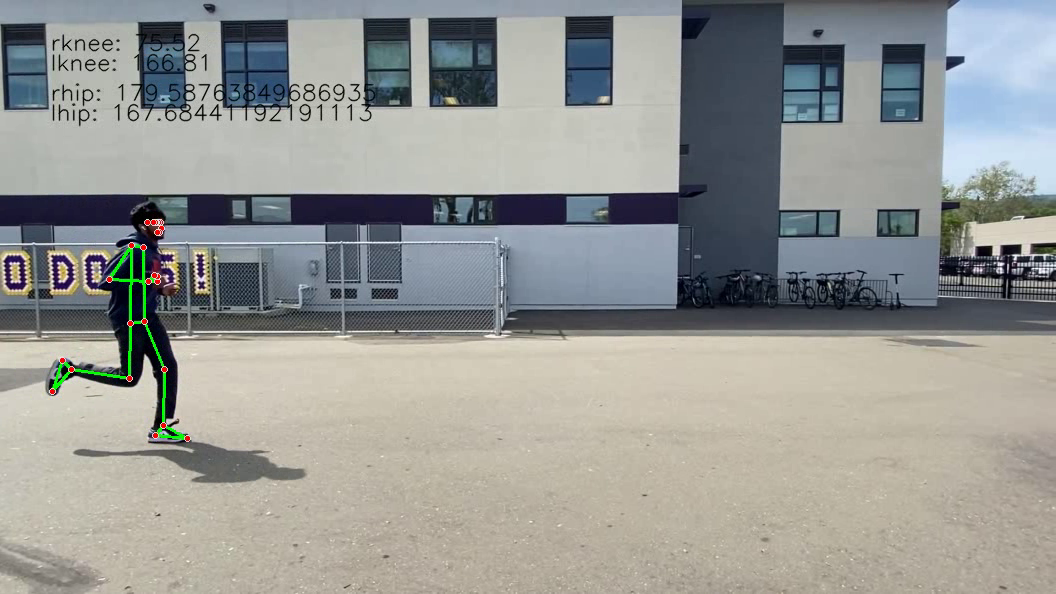
#> input picture frame 5 of data/results/output.mp4, 1056 x 594 px
$ python play.py
#> lines starting #> are read from the running program, lines starting #| are printed output that depends on the picture; pictures that were not available may be replaced by others from this repository, and a replacement may not be noted
import cv2

names = ['./data/results/output.mp4', './data/results/output-pro.mp4']


cap = [cv2.VideoCapture(i) for i in names]

frames = [None] * len(names);
gray = [None] * len(names);
ret = [None] * len(names);

while True:

    for i,c in enumerate(cap):
        if c is not None:
            ret[i], frames[i] = c.read();
#> this loop made 2 passes
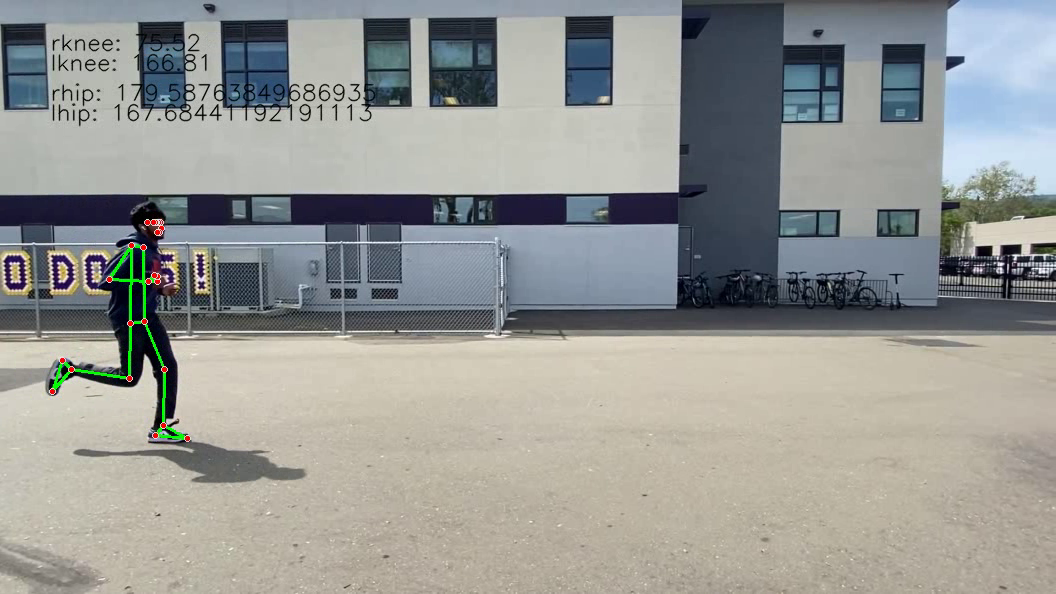
#> input picture frame 5 of data/results/output.mp4, 1056 x 594 px
#> after the loop, frames = 2 items; ret = [True, True]


    for i,f in enumerate(frames):
        if ret[i] is True:
            gray[i] = cv2.cvtColor(f, cv2.COLOR_BGR2GRAY)
            cv2.imshow("yay", gray[i]);
#> this loop made 2 passes
#> pass 1, `cv2.imshow("yay", gray[i]);`:
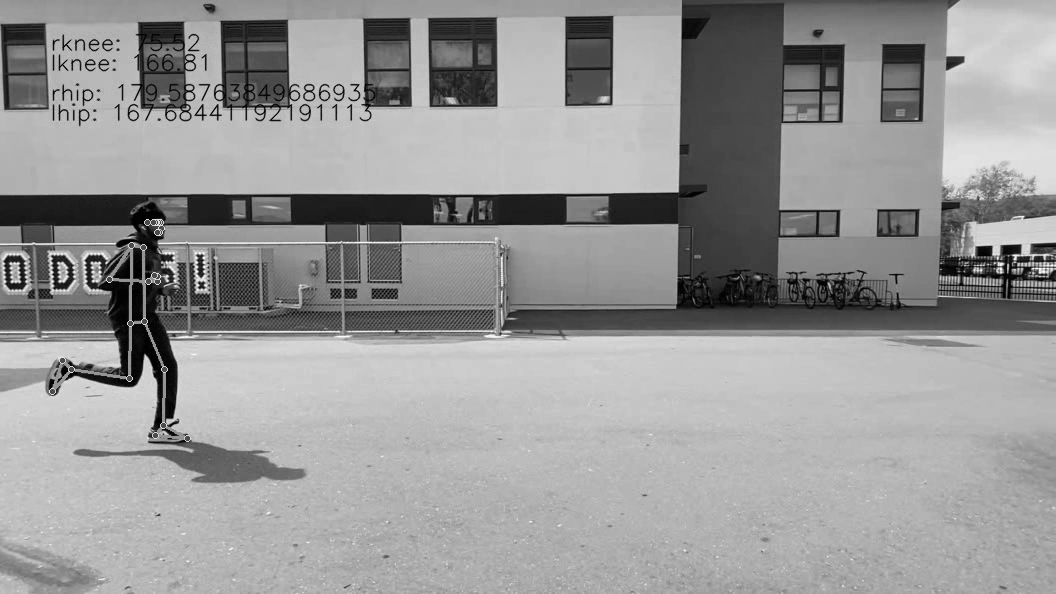
#> window 'yay': shape (594, 1056); min 0, max 255, mean 150.4
#> after the loop, gray = 2 items

    if cv2.waitKey(1) & 0xFF == ord('q'):
#> (key q is pressed here)
       break


for c in cap:
    if c is not None:
        c.release();

cv2.destroyAllWindows()

$ run again, starting later in the video
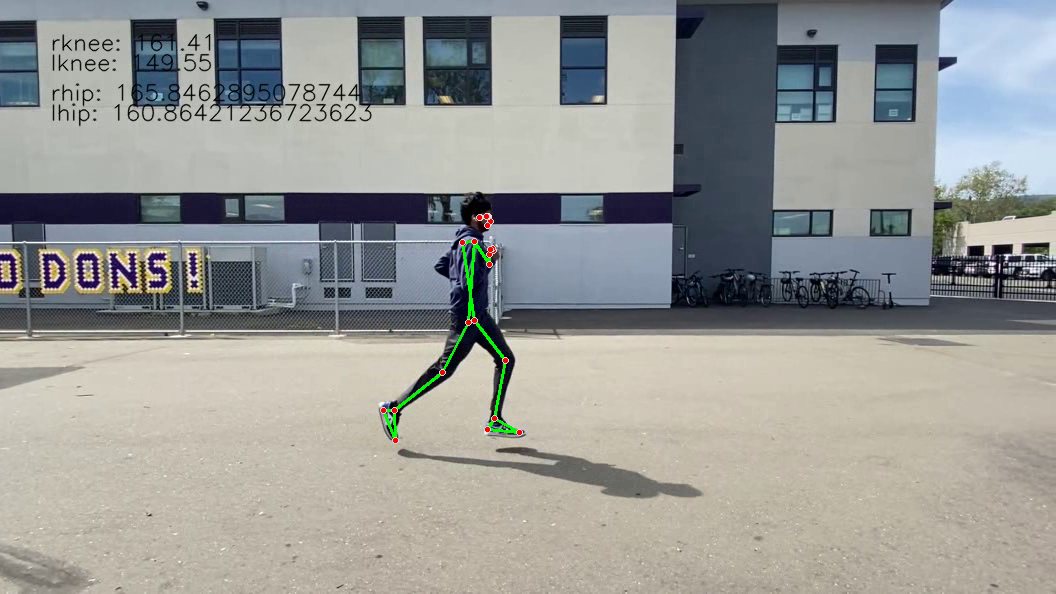
#> input picture frame 22 of data/results/output.mp4, 1056 x 594 px
#> the loop `for i,c in enumerate(cap):` made 2 passes
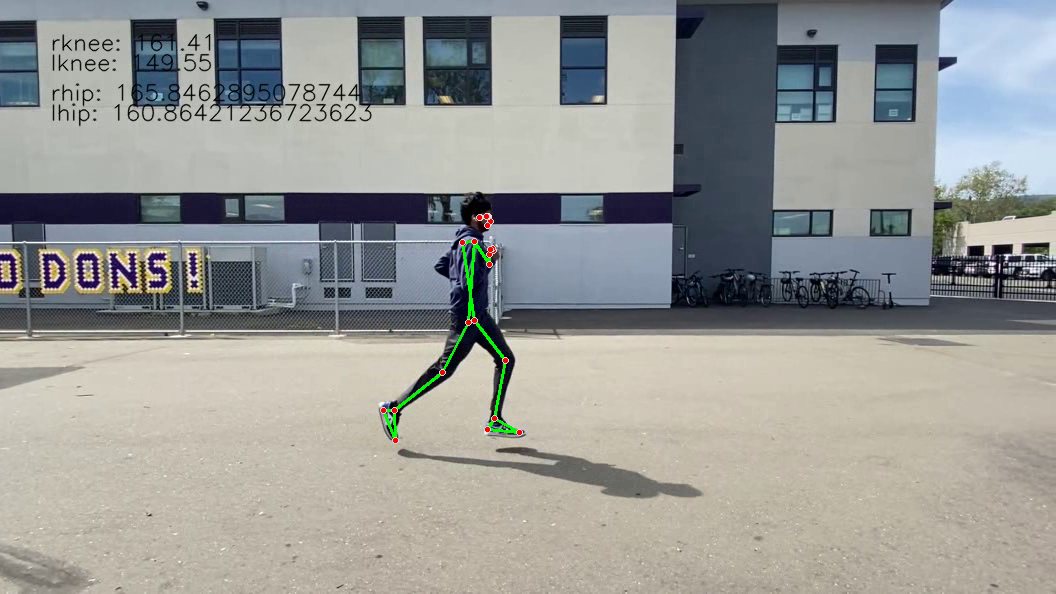
#> input picture frame 22 of data/results/output.mp4, 1056 x 594 px
#> after the loop `for i,c in enumerate(cap):`: frames = 2 items; ret = [True, True]
#> the loop `for i,f in enumerate(frames):` made 2 passes
#> pass 1, `cv2.imshow("yay", gray[i]);`:
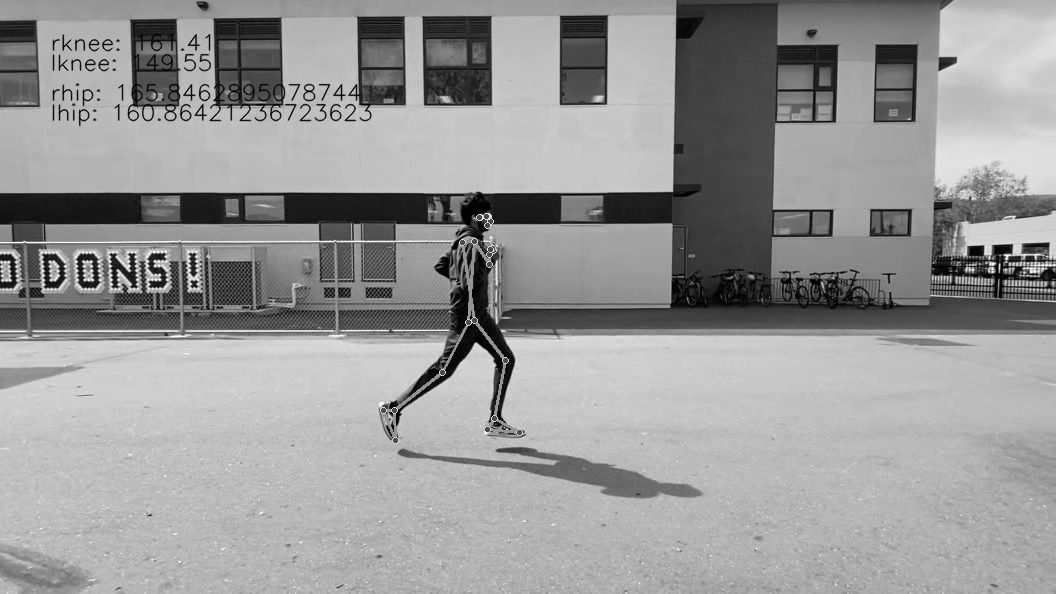
#> window 'yay': shape (594, 1056); min 0, max 254, mean 151.6
#> after the loop `for i,f in enumerate(frames):`: gray = 2 items

$ run again, starting later in the video
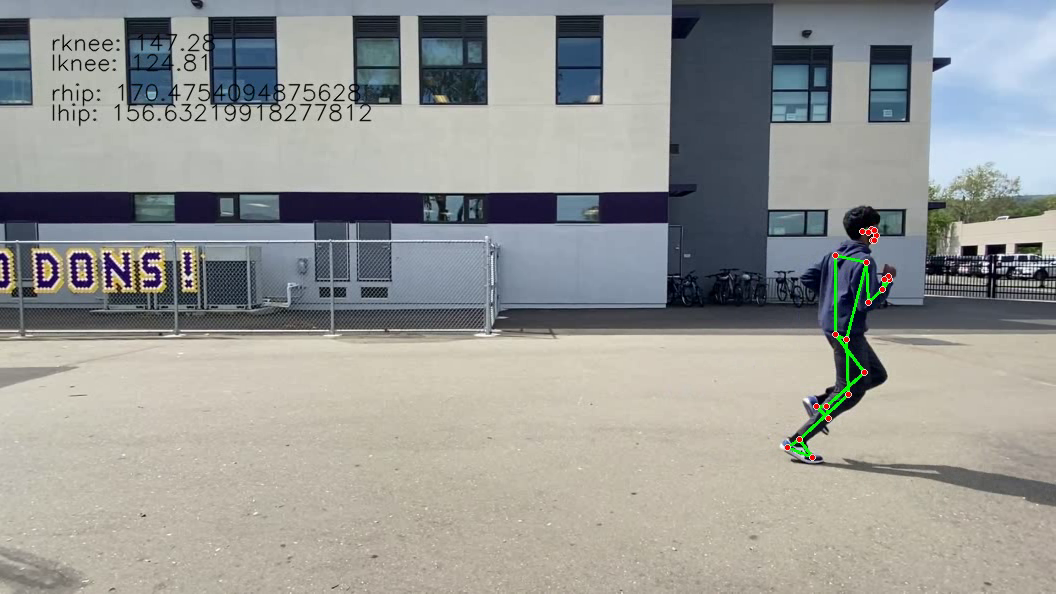
#> input picture frame 40 of data/results/output.mp4, 1056 x 594 px
#> the loop `for i,c in enumerate(cap):` made 2 passes
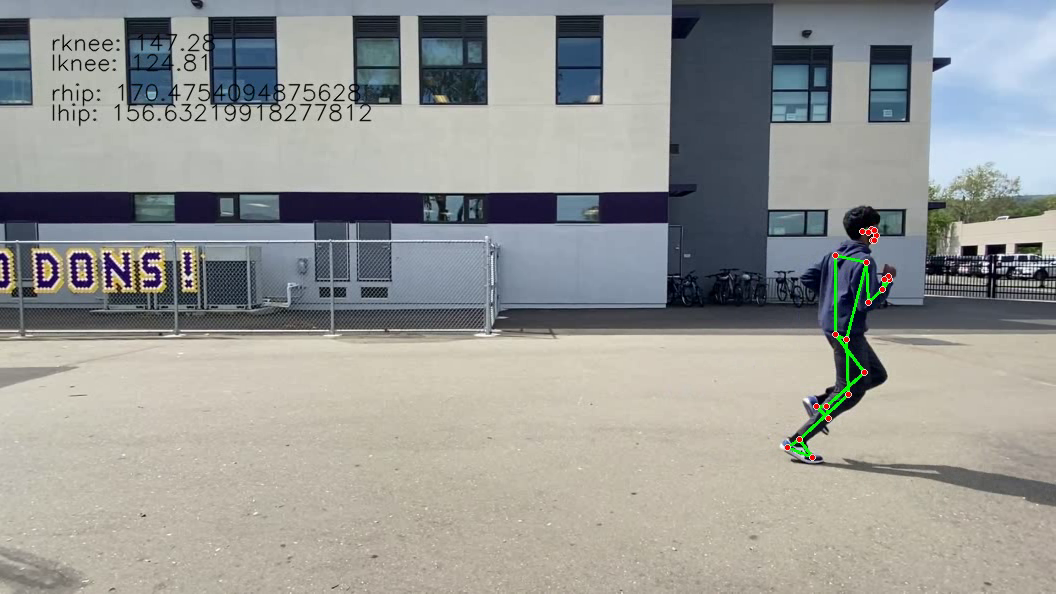
#> input picture frame 40 of data/results/output.mp4, 1056 x 594 px
#> after the loop `for i,c in enumerate(cap):`: frames = 2 items; ret = [True, True]
#> the loop `for i,f in enumerate(frames):` made 2 passes
#> pass 1, `cv2.imshow("yay", gray[i]);`:
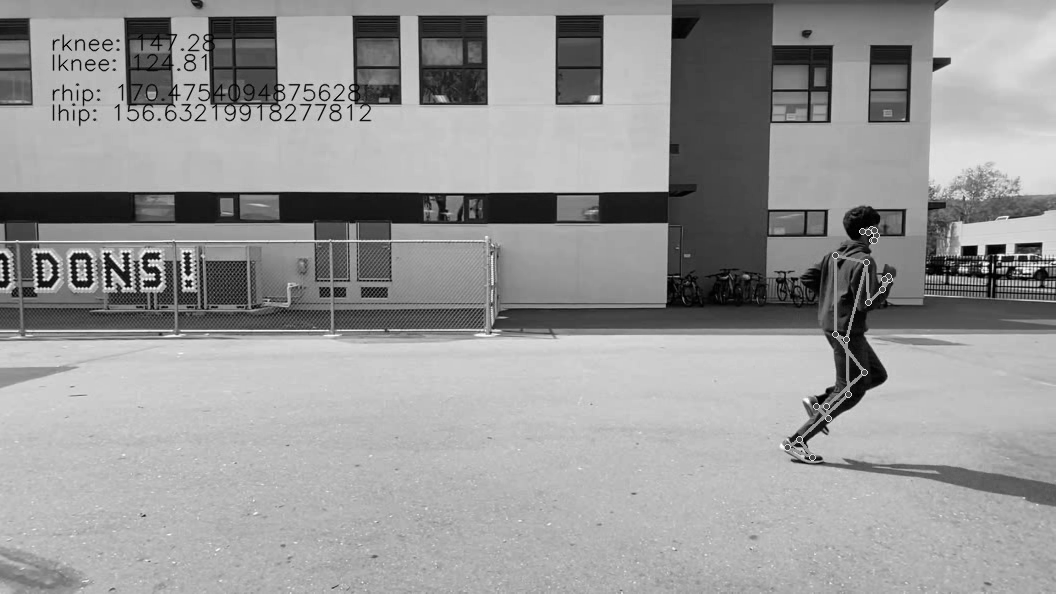
#> window 'yay': shape (594, 1056); min 0, max 255, mean 151.5
#> after the loop `for i,f in enumerate(frames):`: gray = 2 items
